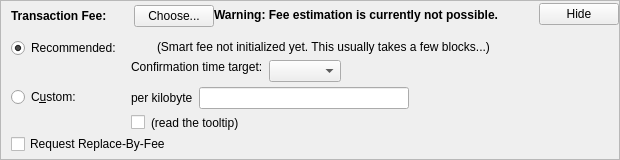
      <widget class="QFrame" name="frameFee">
       <property name="sizePolicy">
        <sizepolicy hsizetype="Preferred" vsizetype="Fixed">
         <horstretch>0</horstretch>
         <verstretch>0</verstretch>
        </sizepolicy>
       </property>
       <property name="frameShape">
        <enum>QFrame::StyledPanel</enum>
       </property>
       <property name="frameShadow">
        <enum>QFrame::Raised</enum>
       </property>
       <layout class="QVBoxLayout" name="verticalLayout_3">
        <property name="spacing">
         <number>0</number>
        </property>
        <property name="leftMargin">
         <number>0</number>
        </property>
        <property name="topMargin">
         <number>0</number>
        </property>
        <property name="rightMargin">
         <number>0</number>
        </property>
        <property name="bottomMargin">
         <number>0</number>
        </property>
        <item>
         <layout class="QVBoxLayout" name="verticalLayoutFee2" stretch="0,0,0">
          <property name="spacing">
           <number>0</number>
          </property>
          <property name="leftMargin">
           <number>10</number>
          </property>
          <property name="topMargin">
           <number>0</number>
          </property>
          <item>
           <layout class="QHBoxLayout" name="horizontalLayoutFee1">
            <property name="bottomMargin">
             <number>0</number>
            </property>
            <item>
             <layout class="QVBoxLayout" name="verticalLayoutFee7">
              <property name="spacing">
               <number>0</number>
              </property>
              <item>
               <spacer name="verticalSpacerSmartFee">
                <property name="orientation">
                 <enum>Qt::Vertical</enum>
                </property>
                <property name="sizeType">
                 <enum>QSizePolicy::Fixed</enum>
                </property>
                <property name="sizeHint" stdset="0">
                 <size>
                  <width>1</width>
                  <height>4</height>
                 </size>
                </property>
               </spacer>
              </item>
              <item>
               <layout class="QHBoxLayout" name="horizontalLayoutSmartFee">
                <property name="spacing">
                 <number>10</number>
                </property>
                <item>
                 <widget class="QLabel" name="labelFeeHeadline">
                  <property name="sizePolicy">
                   <sizepolicy hsizetype="Preferred" vsizetype="Maximum">
                    <horstretch>0</horstretch>
                    <verstretch>0</verstretch>
                   </sizepolicy>
                  </property>
                  <property name="font">
                   <font>
                    <weight>75</weight>
                    <bold>true</bold>
                   </font>
                  </property>
                  <property name="styleSheet">
                   <string notr="true">font-weight:bold;</string>
                  </property>
                  <property name="text">
                   <string>Transaction Fee:</string>
                  </property>
                 </widget>
                </item>
                <item>
                 <widget class="QLabel" name="labelFeeMinimized">
                  <property name="text">
                   <string/>
                  </property>
                 </widget>
                </item>
                <item>
                 <widget class="QPushButton" name="buttonChooseFee">
                  <property name="text">
                   <string>Choose...</string>
                  </property>
                 </widget>
                </item>
               </layout>
              </item>
              <item>
               <spacer name="verticalSpacer_5">
                <property name="orientation">
                 <enum>Qt::Vertical</enum>
                </property>
                <property name="sizeHint" stdset="0">
                 <size>
                  <width>1</width>
                  <height>1</height>
                 </size>
                </property>
               </spacer>
              </item>
             </layout>
            </item>
            <item>
             <widget class="QLabel" name="fallbackFeeWarningLabel">
              <property name="font">
               <font>
                <weight>75</weight>
                <bold>true</bold>
               </font>
              </property>
              <property name="toolTip">
               <string>Using the fallbackfee can result in sending a transaction that will take several hours or days (or never) to confirm. Consider choosing your fee manually or wait until you have validated the complete chain.</string>
              </property>
              <property name="text">
               <string>Warning: Fee estimation is currently not possible.</string>
              </property>
              <property name="wordWrap">
               <bool>false</bool>
              </property>
             </widget>
            </item>
            <item>
             <spacer name="horizontalSpacer_5">
              <property name="orientation">
               <enum>Qt::Horizontal</enum>
              </property>
              <property name="sizeType">
               <enum>QSizePolicy::MinimumExpanding</enum>
              </property>
              <property name="sizeHint" stdset="0">
               <size>
                <width>40</width>
                <height>20</height>
               </size>
              </property>
             </spacer>
            </item>
            <item>
             <widget class="QPushButton" name="buttonMinimizeFee">
              <property name="toolTip">
               <string>collapse fee-settings</string>
              </property>
              <property name="text">
               <string>Hide</string>
              </property>
             </widget>
            </item>
           </layout>
          </item>
          <item>
           <widget class="QFrame" name="frameFeeSelection">
            <layout class="QVBoxLayout" name="verticalLayoutFee12">
             <property name="spacing">
              <number>0</number>
             </property>
             <property name="leftMargin">
              <number>0</number>
             </property>
             <property name="topMargin">
              <number>0</number>
             </property>
             <property name="rightMargin">
              <number>0</number>
             </property>
             <property name="bottomMargin">
              <number>0</number>
             </property>
             <item>
              <layout class="QGridLayout" name="gridLayoutFee">
               <property name="topMargin">
                <number>10</number>
               </property>
               <property name="bottomMargin">
                <number>4</number>
               </property>
               <property name="horizontalSpacing">
                <number>10</number>
               </property>
               <property name="verticalSpacing">
                <number>4</number>
               </property>
               <item row="1" column="1">
                <layout class="QVBoxLayout" name="verticalLayoutFee8">
                 <property name="spacing">
                  <number>6</number>
                 </property>
                 <item>
                  <layout class="QHBoxLayout" name="horizontalLayoutFee13">
                   <item>
                    <widget class="QLabel" name="labelCustomPerKilobyte">
                     <property name="toolTip">
                      <string>If the custom fee is set to 1000 satoshis and the transaction is only 250 bytes, then &quot;per kilobyte&quot; only pays 250 satoshis in fee, while &quot;total at least&quot; pays 1000 satoshis. For transactions bigger than a kilobyte both pay by kilobyte.</string>
                     </property>
                     <property name="text">
                      <string>per kilobyte</string>
                     </property>
                    </widget>
                   </item>
                   <item>
                    <widget class="AipgAmountField" name="customFee"/>
                   </item>
                   <item>
                    <spacer name="horizontalSpacer_6">
                     <property name="orientation">
                      <enum>Qt::Horizontal</enum>
                     </property>
                     <property name="sizeHint" stdset="0">
                      <size>
                       <width>1</width>
                       <height>1</height>
                      </size>
                     </property>
                    </spacer>
                   </item>
                  </layout>
                 </item>
                 <item>
                  <layout class="QHBoxLayout" name="horizontalLayoutFee8">
                   <item>
                    <widget class="QCheckBox" name="checkBoxMinimumFee">
                     <property name="toolTip">
                      <string>Paying only the minimum fee is just fine as long as there is less transaction volume than space in the blocks. But be aware that this can end up in a never confirming transaction once there is more demand for aipg transactions than the network can process.</string>
                     </property>
                     <property name="text">
                      <string/>
                     </property>
                    </widget>
                   </item>
                   <item>
                    <widget class="QLabel" name="labelMinFeeWarning">
                     <property name="enabled">
                      <bool>true</bool>
                     </property>
                     <property name="toolTip">
                      <string>Paying only the minimum fee is just fine as long as there is less transaction volume than space in the blocks. But be aware that this can end up in a never confirming transaction once there is more demand for aipg transactions than the network can process.</string>
                     </property>
                     <property name="text">
                      <string>(read the tooltip)</string>
                     </property>
                     <property name="margin">
                      <number>5</number>
                     </property>
                    </widget>
                   </item>
                   <item>
                    <spacer name="horizontalSpacer_7">
                     <property name="orientation">
                      <enum>Qt::Horizontal</enum>
                     </property>
                     <property name="sizeHint" stdset="0">
                      <size>
                       <width>1</width>
                       <height>1</height>
                      </size>
                     </property>
                    </spacer>
                   </item>
                  </layout>
                 </item>
                </layout>
               </item>
               <item row="0" column="0">
                <layout class="QVBoxLayout" name="verticalLayoutFee4" stretch="0,1">
                 <item>
                  <widget class="QRadioButton" name="radioSmartFee">
                   <property name="text">
                    <string>Recommended:</string>
                   </property>
                   <property name="checked">
                    <bool>true</bool>
                   </property>
                   <attribute name="buttonGroup">
                    <string notr="true">groupFee</string>
                   </attribute>
                  </widget>
                 </item>
                 <item>
                  <spacer name="verticalSpacer_2">
                   <property name="orientation">
                    <enum>Qt::Vertical</enum>
                   </property>
                   <property name="sizeHint" stdset="0">
                    <size>
                     <width>1</width>
                     <height>1</height>
                    </size>
                   </property>
                  </spacer>
                 </item>
                </layout>
               </item>
               <item row="1" column="0">
                <layout class="QVBoxLayout" name="verticalLayoutFee9" stretch="0,1">
                 <item>
                  <widget class="QRadioButton" name="radioCustomFee">
                   <property name="text">
                    <string>C&amp;ustom:</string>
                   </property>
                   <attribute name="buttonGroup">
                    <string notr="true">groupFee</string>
                   </attribute>
                  </widget>
                 </item>
                 <item>
                  <spacer name="verticalSpacer_6">
                   <property name="orientation">
                    <enum>Qt::Vertical</enum>
                   </property>
                   <property name="sizeHint" stdset="0">
                    <size>
                     <width>1</width>
                     <height>1</height>
                    </size>
                   </property>
                  </spacer>
                 </item>
                </layout>
               </item>
               <item row="0" column="1">
                <layout class="QVBoxLayout" name="verticalLayoutFee3" stretch="0,0,1">
                 <property name="spacing">
                  <number>6</number>
                 </property>
                 <property name="topMargin">
                  <number>2</number>
                 </property>
                 <item>
                  <layout class="QHBoxLayout" name="horizontalLayoutFee12">
                   <item>
                    <widget class="QLabel" name="labelSmartFee">
                     <property name="text">
                      <string/>
                     </property>
                     <property name="margin">
                      <number>2</number>
                     </property>
                    </widget>
                   </item>
                   <item>
                    <widget class="QLabel" name="labelFeeEstimation">
                     <property name="text">
                      <string/>
                     </property>
                    </widget>
                   </item>
                   <item>
                    <widget class="QLabel" name="labelSmartFee2">
                     <property name="text">
                      <string>(Smart fee not initialized yet. This usually takes a few blocks...)</string>
                     </property>
                     <property name="margin">
                      <number>2</number>
                     </property>
                    </widget>
                   </item>
                   <item>
                    <spacer name="horizontalSpacer_8">
                     <property name="orientation">
                      <enum>Qt::Horizontal</enum>
                     </property>
                     <property name="sizeHint" stdset="0">
                      <size>
                       <width>1</width>
                       <height>1</height>
                      </size>
                     </property>
                    </spacer>
                   </item>
                  </layout>
                 </item>
                 <item>
                  <layout class="QHBoxLayout" name="horizontalLayoutFee9">
                   <item>
                    <layout class="QVBoxLayout" name="verticalLayoutFee6">
                     <item>
                      <widget class="QLabel" name="labelSmartFee3">
                       <property name="text">
                        <string>Confirmation time target:</string>
                       </property>
                       <property name="margin">
                        <number>2</number>
                       </property>
                      </widget>
                     </item>
                     <item>
                      <spacer name="verticalSpacer_3">
                       <property name="orientation">
                        <enum>Qt::Vertical</enum>
                       </property>
                       <property name="sizeHint" stdset="0">
                        <size>
                         <width>1</width>
                         <height>1</height>
                        </size>
                       </property>
                      </spacer>
                     </item>
                    </layout>
                   </item>
                   <item>
                    <layout class="QVBoxLayout" name="verticalLayoutFee5">
                     <property name="rightMargin">
                      <number>30</number>
                     </property>
                     <item>
                      <layout class="QHBoxLayout" name="horizontalLayoutConfTarget">
                       <property name="bottomMargin">
                        <number>0</number>
                       </property>
                       <item>
                        <widget class="QComboBox" name="confTargetSelector"/>
                       </item>
                       <item>
                        <spacer name="horizontalSpacerConfTarget">
                         <property name="orientation">
                          <enum>Qt::Horizontal</enum>
                         </property>
                         <property name="sizeHint" stdset="0">
                          <size>
                           <width>40</width>
                           <height>20</height>
                          </size>
                         </property>
                        </spacer>
                       </item>
                      </layout>
                     </item>
                    </layout>
                   </item>
                  </layout>
                 </item>
                 <item>
                  <spacer name="verticalSpacer_4">
                   <property name="orientation">
                    <enum>Qt::Vertical</enum>
                   </property>
                   <property name="sizeHint" stdset="0">
                    <size>
                     <width>1</width>
                     <height>1</height>
                    </size>
                   </property>
                  </spacer>
                 </item>
                </layout>
               </item>
              </layout>
             </item>
             <item>
              <widget class="QCheckBox" name="optInRBF">
               <property name="toolTip">
                <string>Indicates that the sender may wish to replace this transaction with a new one paying higher fees (prior to being confirmed).</string>
               </property>
               <property name="text">
                <string>Request Replace-By-Fee</string>
               </property>
              </widget>
             </item>
            </layout>
           </widget>
          </item>
          <item>
           <spacer name="verticalSpacerFee">
            <property name="orientation">
             <enum>Qt::Vertical</enum>
            </property>
            <property name="sizeType">
             <enum>QSizePolicy::Expanding</enum>
            </property>
            <property name="sizeHint" stdset="0">
             <size>
              <width>40</width>
              <height>5</height>
             </size>
            </property>
           </spacer>
          </item>
         </layout>
        </item>
       </layout>
      </widget>
